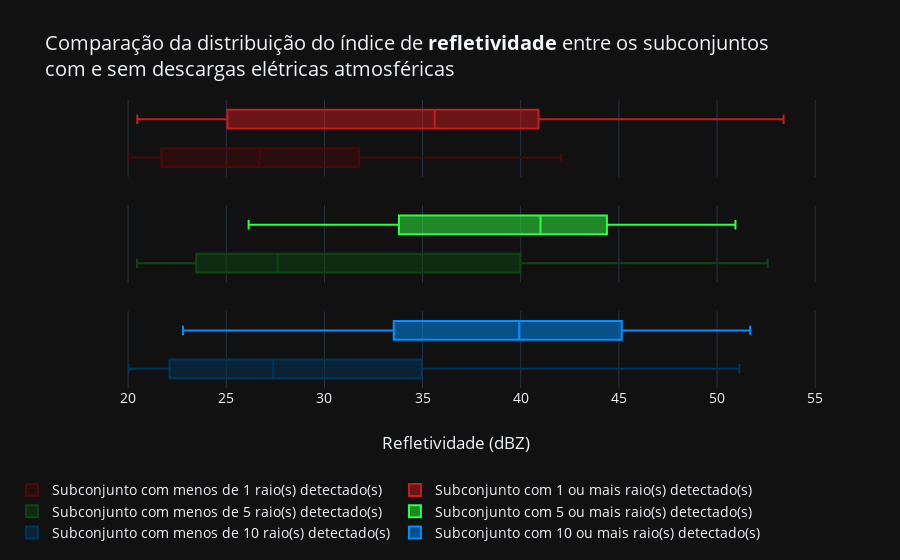

This figure's notebook cell:
### Code cell
fig = make_subplots(rows=3, cols=1, shared_xaxes=True)
thresholds = [1, 5, 10]
records = 40
# indexs = [(1, 1), (1, 2), (2, 1), (2, 2)]
indexs = [(1, 1), (2, 1), (3, 1)]
colors = [
    ('#480B0B', '#C61D1D'),
    ('#0E4612', '#30FF41'),
    ('#00355D', '#0090FF'),
#     ('#FFDB59', '#BAB1B1')
#     ('#8C8C8C', '#F18F01'), ('#4C333E', '#0053A0'),
#     ('#AF4F13', '#3EAD4F'), ('#708D81', '#8D0801')
    
]

for index, threshold, color in zip(indexs, thresholds, colors):
    row, line = index
    cset1, cset2 = color
    no = df[df['yyyyyyy_xx3'] < threshold].sample(records)
    yes = df[df['yyyyyyy_xx3'] >= threshold].sample(records)
    
    fig.add_trace (
        go.Box(x=no['reflect'], 
        name='Subconjunto com menos de %s raio(s) detectado(s)'%threshold,
        marker_color=cset1),
        row=row, col=line,
    )

    fig.add_trace (
        go.Box(x=yes['reflect'],
        name='Subconjunto com %s ou mais raio(s) detectado(s)'%threshold,
        marker_color=cset2),
        row=row, col=line
    )
    
    
    fig.update_yaxes(
        showticklabels=False
    )

fig['layout']['xaxis3'].update(title='Refletividade (dBZ)')

fig.update_layout(
    legend=dict(x=-0.11, y=-0.30),
    legend_orientation="h",
    font={'size':14},
    title='Comparação da distribuição do índice de <b>refletividade</b> entre '\
    'os subconjuntos <br />com e sem descargas elétricas atmosféricas', template='plotly_dark',
)

iplot(fig)

### Figure 1 — Plotly figure (JSON) as saved in the notebook; plotly's stock layout.template omitted (floating-point values rounded to 4 significant figures)
{"data": [{"marker": {"color": "#480B0B"}, "name": "Subconjunto com menos de 1 raio(s) detectado(s)", "type": "box", "x": [24.42, 41.34, 27.03, 20.17, 29.53, 22.66, 27.03, 36.42, 37.16, 30.41, 22.02, 21.38, 42.06, 22.06, 21.02, 29.97, 21.22, 20.42, 27.38, 20.06, 20.02, 21.16, 35.8, 37.22, 33.14, 20.39, 27.8, 34.84, 38.44, 28.19, 23.52, 25.59, 25.92, 29.42, 26.34, 25.19, 20.36, 23.91, 33.05, 30.47], "xaxis": "x", "yaxis": "y"}, {"marker": {"color": "#C61D1D"}, "name": "Subconjunto com 1 ou mais raio(s) detectado(s)", "type": "box", "x": [47.5, 21.73, 40.12, 33.55, 52.2, 40.8, 31.02, 22.84, 24.45, 36.66, 41.02, 46.53, 40.14, 22.14, 20.47, 34.8, 47.03, 39.06, 53.39, 39.17, 20.69, 25.16, 35.89, 39, 41.88, 40.31, 24.97, 28.55, 21.84, 38.27, 32.83, 21.72, 30.97, 35.34, 41.25, 52.5, 26.56, 20.66, 30.69, 51.48], "xaxis": "x", "yaxis": "y"}, {"marker": {"color": "#0E4612"}, "name": "Subconjunto com menos de 5 raio(s) detectado(s)", "type": "box", "x": [21.22, 20.81, 50.2, 38.88, 33.83, 22.56, 24.61, 24.16, 28.66, 23.62, 48.44, 42.89, 43.61, 42.31, 28.62, 27.8, 35.64, 24.48, 45.2, 21.38, 25.34, 32.66, 20.94, 27.19, 20.48, 41.25, 26.78, 52.58, 25.08, 22.19, 29.25, 29.89, 26.91, 47.38, 40.2, 20.45, 21.95, 39.75, 27.45, 23.31], "xaxis": "x2", "yaxis": "y2"}, {"marker": {"color": "#30FF41"}, "name": "Subconjunto com 5 ou mais raio(s) detectado(s)", "type": "box", "x": [48.39, 43, 34.11, 44.33, 37.03, 49, 27.05, 46.22, 49.05, 26.73, 42, 45.3, 38.98, 38.17, 48.59, 45.45, 42, 44.45, 43.02, 40.33, 32.5, 41.61, 41.91, 28.34, 26.14, 40.62, 33.17, 34.45, 35.67, 44.02, 30.09, 26.89, 41.39, 30.75, 47.36, 50.94, 39.73, 37.8, 41.66, 33.48], "xaxis": "x2", "yaxis": "y2"}, {"marker": {"color": "#00355D"}, "name": "Subconjunto com menos de 10 raio(s) detectado(s)", "type": "box", "x": [20.22, 20.92, 26.09, 44.42, 47.17, 24.73, 20.78, 44.73, 20.03, 28.56, 37.12, 39.52, 29.33, 24.38, 29.61, 41.59, 29.53, 43.89, 22.95, 51.14, 40.92, 22.56, 21.25, 27.5, 29.8, 32.78, 27.28, 31.56, 22, 27.58, 20.72, 20.55, 22.58, 42.8, 26.3, 20.36, 22.22, 22.22, 27.89, 21.72], "xaxis": "x3", "yaxis": "y3"}, {"marker": {"color": "#0090FF"}, "name": "Subconjunto com 10 ou mais raio(s) detectado(s)", "type": "box", "x": [37.94, 39.67, 25.08, 49.92, 23.86, 31.05, 43.33, 44.38, 45.45, 49.22, 24.91, 38.7, 44.81, 49.8, 43.95, 48.39, 31.84, 33, 51.69, 45.02, 32.02, 39.31, 30.7, 22.8, 34.53, 40.27, 43.75, 37.95, 40.17, 49.27, 45.3, 46.47, 44.97, 34.19, 34.06, 45.28, 25.23, 38.02, 38.56, 40.73], "xaxis": "x3", "yaxis": "y3"}], "layout": {"font": {"size": 14}, "legend": {"orientation": "h", "x": -0.11, "y": -0.3}, "title": {"text": "Comparação da distribuição do índice de <b>refletividade</b> entre os subconjuntos <br />com e sem descargas elétricas atmosféricas"}, "xaxis": {"anchor": "y", "domain": [0, 1], "matches": "x3", "showticklabels": false}, "xaxis2": {"anchor": "y2", "domain": [0, 1], "matches": "x3", "showticklabels": false}, "xaxis3": {"anchor": "y3", "domain": [0, 1], "title": {"text": "Refletividade (dBZ)"}}, "yaxis": {"anchor": "x", "domain": [0.7333, 1], "showticklabels": false}, "yaxis2": {"anchor": "x2", "domain": [0.3667, 0.6333], "showticklabels": false}, "yaxis3": {"anchor": "x3", "domain": [0, 0.2667], "showticklabels": false}}}
